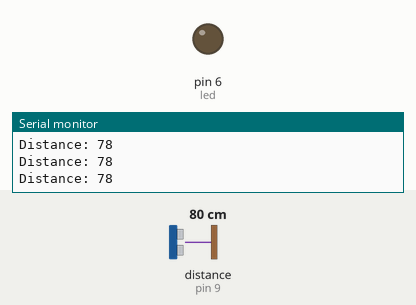
A sketch run on a simulated Arduino Uno, built with avr-gcc and run on an emulated ATmega328P. Shown: output pins drawn as LEDs (lit = HIGH), the last lines printed to the serial monitor. Wiring (inferred from the names in the program): ultrasonic range finder: trigger pin 7; echo pin 9. The test bench sets the inputs (shaded band); at power-on: distance to the obstacle (sensor on pin 9) 80 cm. The echo pulse lasts 58.3 µs per cm; pins used as bus, display or sensor lines are not drawn.

Above: at 1.2 s.
1.3 s: distance to the obstacle (sensor on pin 9) set to 53 cm
2.8 s: distance to the obstacle (sensor on pin 9) set to 45 cm
At 3.5 s:
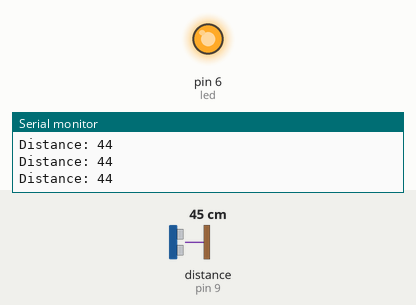
4.3 s: distance to the obstacle (sensor on pin 9) set to 60 cm
At 4.7 s:
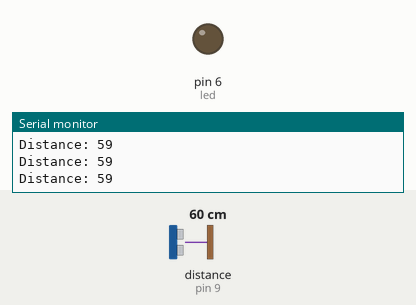
7.3 s: distance to the obstacle (sensor on pin 9) set to 18 cm
At 8.1 s:
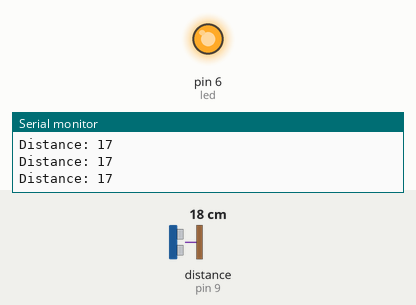
Timing chart, 0 to 9.8 s (numbered marks = the images above; inputs shaded):
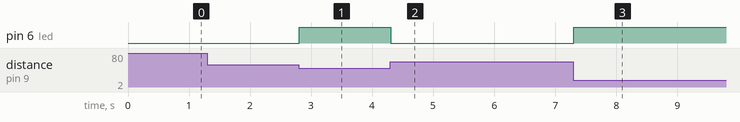

Measured:
- the behaviour switches between 51 and 50 cm on distance to the obstacle (sensor on pin 9) (found by bisection; images 0 and 1)
- after the input at 2.8 s, pin 6 (led): LOW → HIGH at once
- after the input at 4.3 s, pin 6 (led): HIGH → LOW at once
- after the input at 7.3 s, pin 6 (led): LOW → HIGH at once

The sketch:

arduino.ino
```cpp
const int trigPin=7;
const int echoPin=9;
long Duration;
int Distance;
int led=6;
void setup() {

  pinMode(trigPin,OUTPUT);
  pinMode(echoPin,INPUT);
  pinMode(led,OUTPUT);
  Serial.begin(9600);
}

void loop()
{

  digitalWrite(trigPin,LOW);
  delayMicroseconds(2);
  digitalWrite(trigPin,HIGH);
  delayMicroseconds(10);
  digitalWrite(trigPin,LOW);
  Duration=pulseIn(echoPin,HIGH);
  Distance=Duration*0.034/2;
  if(Distance<50)
  {
    digitalWrite(led,HIGH);


  }
  else
  {
    digitalWrite(led,LOW);
  }
  Serial.print("Distance: ");
  Serial.println(Distance);
}
```
